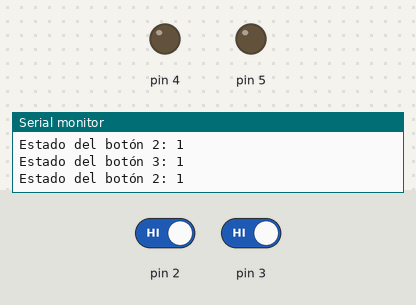
Simulated run of this sketch. Board: Arduino Uno, built with avr-gcc and run on an emulated ATmega328P. Parts: output pins drawn as LEDs (lit = HIGH), the last lines printed to the serial monitor. The inputs (shaded band) are chosen by the test bench; at power-on: pin 2 HIGH, pin 3 HIGH.

Above: at 1.2 s.
1.3 s: pin 2 driven LOW
At 2.2 s:
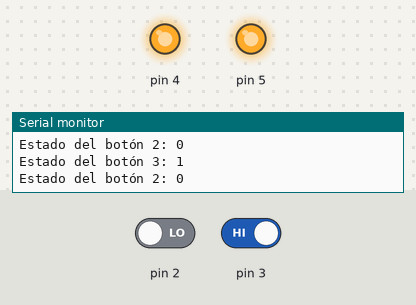
2.8 s: pin 2 driven HIGH
At 3.2 s:
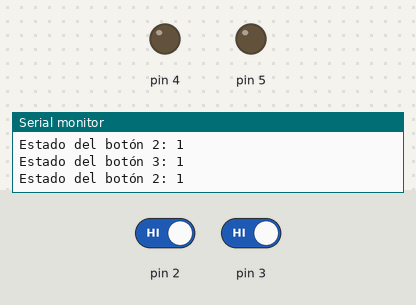
5.8 s: pin 3 driven LOW
At 6.5 s:
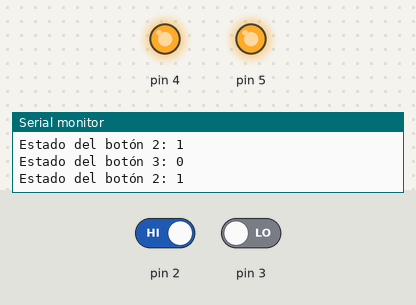
Timing chart, 0 to 8.8 s (numbered marks = the images above; inputs shaded):
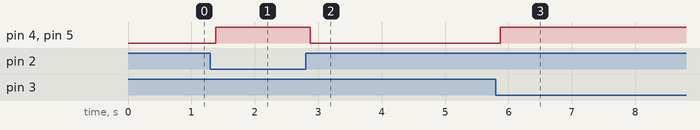

The sketch:

arduino_ver_4.ino
```cpp
int estadoBotonPin2 = 0;
int estadoBotonPin3 = 0;
void setup() {
  pinMode(2,INPUT);
  pinMode(3,INPUT);
  pinMode(4,OUTPUT);
  pinMode(5,OUTPUT);
  Serial.begin(9600);
}
void loop() {
  estadoBotonPin2 = digitalRead(2);
  estadoBotonPin3 = digitalRead(3);
  Serial.print("Estado del botón 2: ");
  Serial.println(estadoBotonPin2);
  Serial.print("Estado del botón 3: ");
  Serial.println(estadoBotonPin3);


  if (estadoBotonPin3 == LOW) {
      digitalWrite(4, HIGH);
      digitalWrite(5, HIGH);
  }
if (estadoBotonPin2 == LOW) {
      digitalWrite(4, HIGH);
      digitalWrite(5, HIGH);
  }
if (estadoBotonPin3 == HIGH && estadoBotonPin2 == HIGH) {
      digitalWrite(4, LOW);
      digitalWrite(5, LOW);
  }


 } // la llave del loop
```

Measured:
- after the input at 1.3 s, pin 4, pin 5: LOW → HIGH after 0.08 s
- after the input at 2.8 s, pin 4, pin 5: HIGH → LOW after 0.08 s
- after the input at 5.8 s, pin 4, pin 5: LOW → HIGH after 0.07 s
